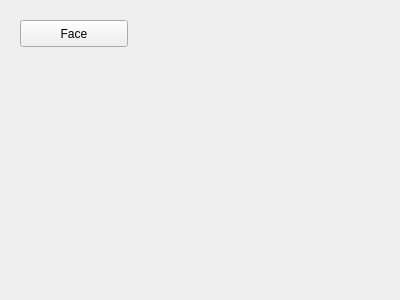
<?xml version="1.0" encoding="UTF-8"?>
<ui version="4.0">
 <class>guiDlg</class>
 <widget class="QWidget" name="guiDlg">
  <property name="geometry">
   <rect>
    <x>0</x>
    <y>0</y>
    <width>400</width>
    <height>300</height>
   </rect>
  </property>
  <property name="windowTitle">
   <string>Dialog Manager</string>
  </property>
  <widget class="QPushButton" name="faceButton">
   <property name="geometry">
    <rect>
     <x>20</x>
     <y>20</y>
     <width>108</width>
     <height>27</height>
    </rect>
   </property>
   <property name="text">
    <string>Face</string>
   </property>
   <property name="checkable">
    <bool>true</bool>
   </property>
   <property name="checked">
    <bool>false</bool>
   </property>
  </widget>
 </widget>
 <resources/>
 <connections/>
</ui>
